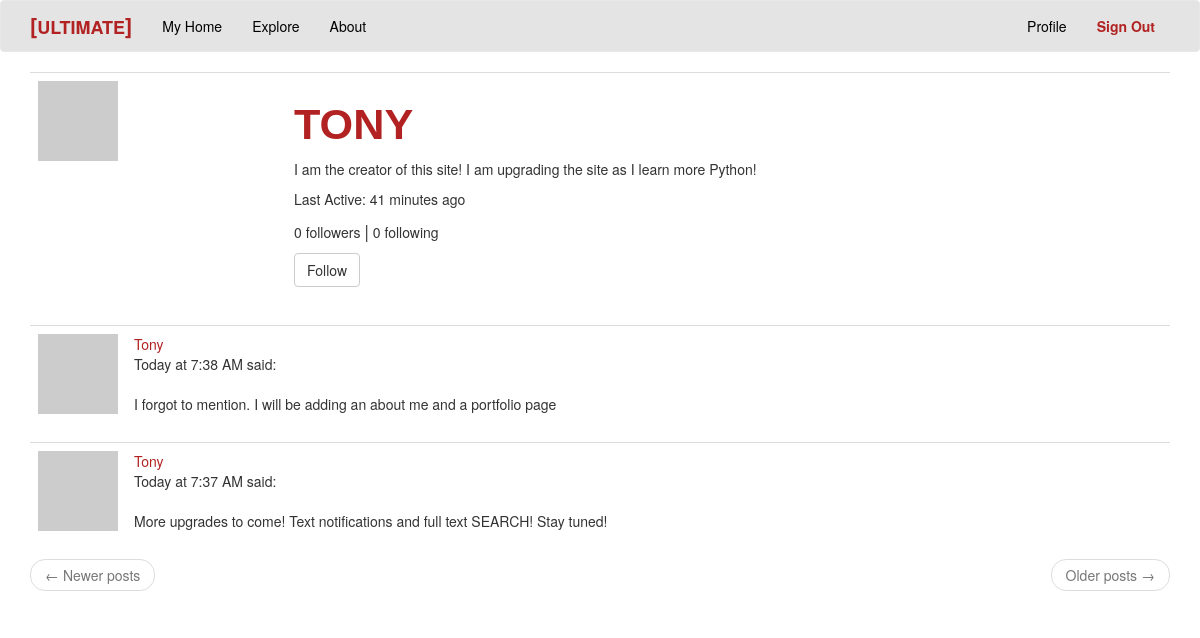
Page /user/Tony (signed in) on the committed database.
### app/models.py (models this page shows, shortened)
class User(UserMixin, db.Model): #database model for Users
  id = db.Column(db.Integer, primary_key=True)
  username = db.Column(db.String(64), index=True, unique=True)
  email = db.Column(db.String(120), index=True, unique=True)
  password_hash = db.Column(db.String(128))
  posts = db.relationship('Post', backref='author', lazy='dynamic')
  about_me = db.Column(db.String(140))
  last_seen = db.Column(db.DateTime, default=datetime.utcnow)
  followed = db.relationship(
    'User', secondary = followers,
    primaryjoin=(followers.c.follower_id == id),
    secondaryjoin=(followers.c.followed_id==id),
    backref=db.backref('followers', lazy = 'dynamic'), lazy='dynamic' )
  def avatar(self, size): #method that handles avatar loading
    digest = md5(self.email.lower().encode('utf-8')).hexdigest() #ecodes user's lowercase email into bits so it is understandable to hex
    return 'https://www.gravatar.com/avatar/{}?d=identicon&s={}'.format(digest, size) #returns avatar image link for 'self' user
  def is_following(self, user): #checks is users follow each other already or not
    return self.followed.filter(
      followers.c.followed_id == user.id).count() > 0 #issues a query on the followed relationship to check if a link between two users already exist. followers.c.followed_id == user.id looks for items in the association table that have the left side foreign key set to the 'self' user and the right side set to the 'user' argument. The query is terminated with a count() method, which will return 1 if a match is found and 0 if no matches found.

class Post(db.Model): #database model for Posts
  id = db.Column(db.Integer, primary_key = True)
  body = db.Column(db.String(140), index = True)
  timestamp =db.Column(db.DateTime, index=True, default=datetime.utcnow)
  user_id = db.Column(db.Integer, db.ForeignKey('user.id')) #user.id is a foreign key that connects the Post table with the User table

### app/main/routes.py (the view)
@bp.route('/user/<username>') #route to a user profile
@login_required #must be logged in to see a user profile
def user(username):
    user = User.query.filter_by(username=username).first_or_404() # either finds the user's profile or returns a 404 error
    page = request.args.get('page', 1, type=int)
    posts = user.posts.order_by(Post.timestamp.desc()).paginate(page, current_app.config['POSTS_PER_PAGE'], False)
    next_url = url_for('main.user', username=user.username, page=posts.next_num) \
        if posts.has_next else None #next_url is assigned the link to the next page, if no next page available, link is not shown
    prev_url = url_for('main.user', username=user.username, page=posts.prev_num) \
        if posts.has_prev else None #prev_url is assigned the link to the prev page, if no previous page available, link is not shown
    form = EmptyForm()
    return render_template('user.html', user=user, posts=posts.items, next_url=next_url, prev_url=prev_url, form=form) #colored 'user' contains all the user's data and colored 'posts' contains all the user's posts. Both 'user' and 'posts' can be accessed by 'user.html' to print data to the page usually using the "." operator

### app/main/forms.py
class EmptyForm(FlaskForm): # form used as follow and unfollow button
  submit = SubmitField(_l('Submit'))

### app/main/routes.py (called while the page is built)
@bp.before_app_request #decorator
def before_request(): #before the user accesses any page in our server we implicitly log the time in which they accessed it
    if current_user.is_authenticated: #checks if user is logged in (must be a registered user) if so...
        current_user.last_seen = datetime.utcnow() #we set the current time data we have for the user, to the updated time
        db.session.commit() #save the data in our database
    g.locale = str(get_locale())

### app/models.py (called while the page is built)
@login.user_loader #decorator registers function with Flask-Login
def load_user(id):
  return User.query.get(int(id))

### app/templates/user.html (shortened to what this page needs)
{% extends "base.html" %}
{% block app_content %}
<table class="table table-hover">
 <tr>
  <td width="256px"><img  src="{{ user.avatar(256) }}"></td>
   <td>
    <h1 style="color: firebrick; font-family:'Franklin Gothic Medium', 'Arial Narrow', Arial, sans-serif;"><b><big>{{ user.username.upper() }}</big></b></h1>
    {% if user.about_me %}<p>{{ user.about_me }}</p>{% endif %}
    {% if user.last_seen %}<p>{{ _('Last Active') }}: {{ _('%(when)s', when=moment(user.last_seen).fromNow()) }}</p>{% endif %}
    <p>{{ user.followers.count() }} {{ _('followers') }} <big>|</big> {{ user.followed.count() }} {{ _('following') }} </p>
    {% if user == current_user %}
    <p><a style="color: firebrick; font-family:'Franklin Gothic Medium', 'Arial Narrow', Arial, sans-serif;" href="{{ url_for('main.edit_profile') }}">{{ _('Edit your profile') }}</a></p>
    {% elif not current_user.is_following(user) %}
    <p>
     <form action="{{ url_for('main.follow', username=user.username) }}" method="post">
     {{ form.submit(value=_('Follow'), class_='btn btn-default') }}
     </form>
    </p>
    {% endif %}
   </td>
  </tr>
 </table>
 {% for post in posts %}
  {% include '_post.html' %}
 {% endfor %}
    <nav aria-label="...">
     <ul class="pager">
      <li class="previous{% if not prev_url %} disabled{% endif %}">
       <a href="{{ prev_url or '#' }}">
        <span aria-hidden="true">&larr;</span> {{ _('Newer posts') }}
       </a>
      </li>
      <li class="next{% if not next_url %} disabled{% endif %}">
       <a href="{{ next_url or '#' }}">
        {{ _('Older posts') }} <span aria-hidden="true">&rarr;</span>
       </a>
      </li>
     </ul>
    </nav>
{% endblock %}

### app/templates/base.html (shortened to what this page needs)
{% extends 'bootstrap/base.html' %}
{% block navbar %}
<nav style="background-color: rgb(228, 228, 228);" class="navbar navbar-default">
  <div class="container">
    <div class="navbar-header">
      <a style="color: firebrick;" class="navbar-brand" href="{{ url_for('main.index') }}"><b><big>[</big>ULTIMATE<big>]</big></b></a>
    </div>
    <div class="collapse navbar-collapse" id="bs-example-navbar-collapse-1">
      <ul class="nav navbar-nav">
        <li ><a style="color: black;" href="{{ url_for('main.index') }}">{{ _('My Home') }}</a></li>
        <li><a style="color: black;" href="{{ url_for('main.explore') }}">{{ _('Explore') }}</a></li>
        <li><a style="color: black;" href="{{ url_for('main.about') }}">{{ _('About') }}</a></li>
      </ul>
      <ul class="nav navbar-nav navbar-right">
        {% if current_user.is_anonymous %}
        <li><a style="color:firebrick;" href="{{ url_for('auth.login') }}"><b>{{ _('Sign In') }}</b></a></li>
        {% else %}
        <li><a style="color: black;" href="{{ url_for('main.user', username=current_user.username) }}">{{ _('Profile') }}</a></li>
        <li><a style="color: firebrick;" href="{{ url_for('auth.logout') }}"><b>{{ _('Sign Out') }}</b></a></li>
        {% endif %}
      </ul>
    </div>
  </div>
</nav>
{% endblock %}
{% block content %}
<div class="container">
  {% block app_content %}{% endblock %}
</div>
{% endblock %}

### app/templates/_post.html
  {% if post.author %}
<table class="table table-hover">
 <tr>
  <td width="70px">
  <a href="{{ url_for('main.user', username=post.author.username) }}">
    <img src="{{ post.author.avatar(70) }}" />
   </a>
  </td>
  <td>
   <a style="color: firebrick;" href="{{ url_for('main.user', username=post.author.username) }}">
    {{ post.author.username }}
   </a>
   <br>
    {{ moment(post.timestamp).calendar() }}   {{_('said')}}:<br>
   <br>
    {{ post.body }}
{% endif %}
  </td>
 </tr>
</table>

### rows in the picture
User: username "TONY", about_me "I am the creator of this site! I am upgrading the site as I learn more Python!"
Post: author.username "Tony", timestamp "Today at 7:38 AM", body "I forgot to mention. I will be adding an about me and a portfolio page"
Post: author.username "Tony", timestamp "Today at 7:37 AM", body "More upgrades to come! Text notifications and full text SEARCH! Stay tuned!"

### other values in the picture
{{ user.followers.count() }} "0"
{{ user.followed.count() }} "0"
